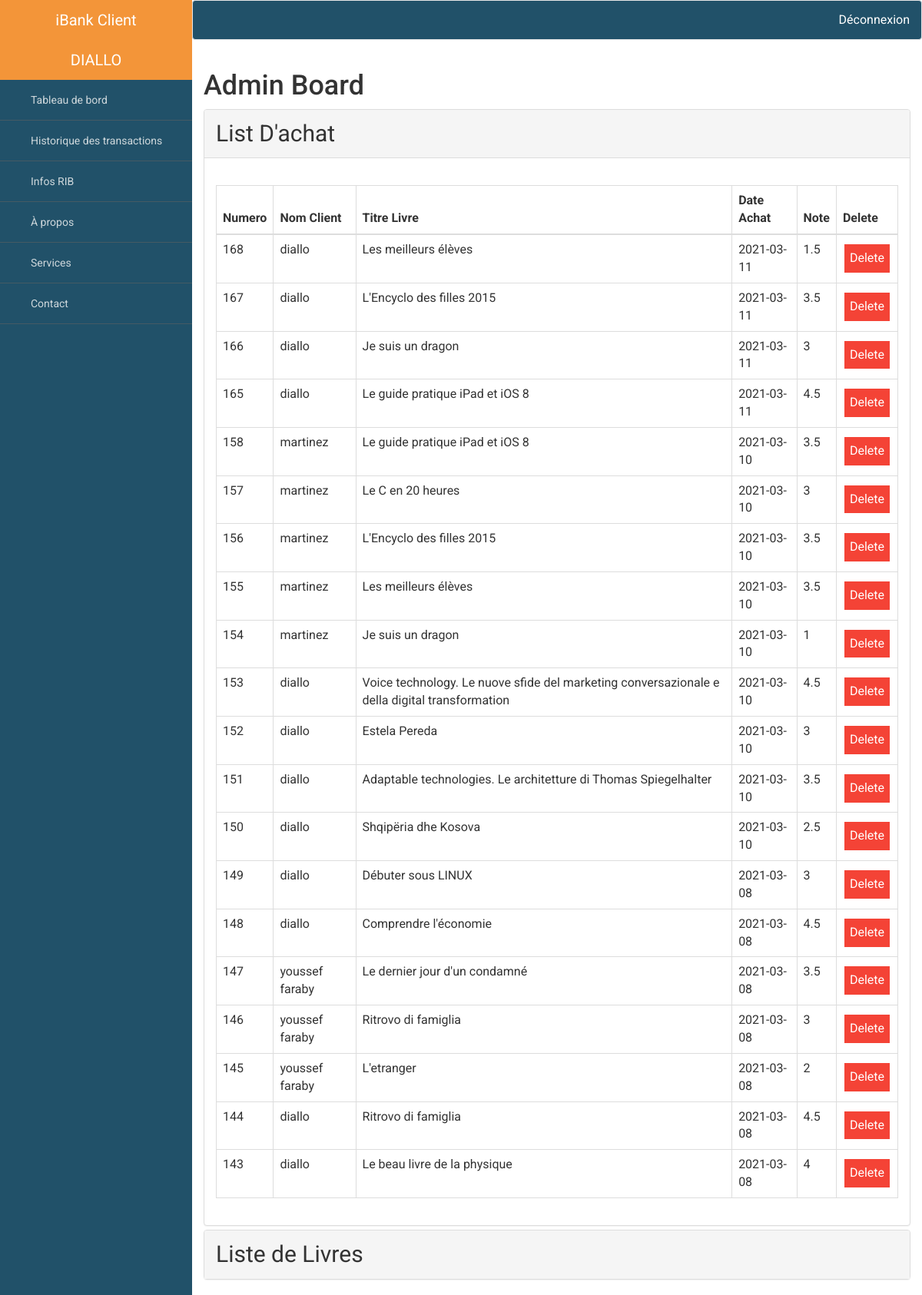
The app's page /admin.php with its own data.
### tables this page shows
CREATE TABLE `achat` (
  `id_achat` int(99) NOT NULL,
  `id_client` int(99) NOT NULL,
  `ISBN` int(99) NOT NULL,
  `date_achat` date DEFAULT NULL,
  `evaluer` float DEFAULT NULL
);

CREATE TABLE `client` (
  `id_client` int(99) NOT NULL,
  `nom_client` varchar(17) NOT NULL,
  `Email` varchar(75) NOT NULL,
  `adresse` text DEFAULT NULL,
  `Nb_achat` int(99) DEFAULT 0,
  `Date_inscription` date DEFAULT NULL,
  `MDP` varchar(20) NOT NULL,
  `nationalite` varchar(50) DEFAULT NULL,
  `age` int(11) DEFAULT NULL,
  `sexe` varchar(50) DEFAULT NULL
);

CREATE TABLE `livre` (
  `ISBN` int(99) NOT NULL,
  `titre_livre` varchar(100) DEFAULT NULL,
  `type_livre` varchar(200) DEFAULT NULL,
  `img_livre` longtext DEFAULT NULL,
  `Paragraphe` longtext DEFAULT NULL,
  `cat_pay` varchar(50) DEFAULT NULL,
  `nb_achat` int(10) NOT NULL DEFAULT 0,
  `note` float NOT NULL DEFAULT 3.5
);

### admin.php (the view, shortened to what this page needs)
<!DOCTYPE html>
<html lang="en">
<head>
    <link rel="stylesheet" href="https://maxcdn.bootstrapcdn.com/bootstrap/3.4.1/css/bootstrap.min.css">
    <link rel="stylesheet" type="text/css" href="http://ajax.aspnetcdn.com/ajax/jquery.dataTables/1.9.0/css/jquery.dataTables.css">
    <link rel="stylesheet" type="text/css" href="http://ajax.aspnetcdn.com/ajax/jquery.dataTables/1.9.0/css/jquery.dataTables_themeroller.css">
</head>
<body>
<div id="viewport">
  <div id="sidebar">
    <header>
      <a href="#">iBank Client</a>
      <a href="">
           <?php echo 'DIALLO'?></a>
    </header>
    <ul class="nav">
      <li>
        <a href="#">
          <i class="zmdi zmdi-view-dashboard"></i> Tableau de bord
        </a>
      </li>
      <li>
        <a href="#">
          <i class="zmdi zmdi-widgets"></i> Historique des transactions
        </a>
      </li>
      <li>
        <a href="#">
          <i class="zmdi zmdi-calendar"></i> Infos RIB
        </a>
      </li>
      <li>
        <a href="#">
          <i class="zmdi zmdi-info-outline"></i> À propos
        </a>
      </li>
      <li>
        <a href="#">
          <i class="zmdi zmdi-settings"></i> Services
        </a>
      </li>
      <li>
        <a href="#">
          <i class="zmdi zmdi-comment-more"></i> Contact
        </a>
      </li>
    </ul>
  </div>
  <div id="content">
    <nav class="navbar navbar-default" id="bar">
      <div class="container-fluid">
        <ul class="nav navbar-nav navbar-right">
          <li>
            <a href="#"><i class="icofont-logout" style="color:white; wh"></i></i>
            </a>
          </li>
          <li><a href="logout.php" style="color:white"
         >Déconnexion</a></li>
        </ul>
      </div>
    </nav>
    <div class="container-fluid">
      <h1>Admin Board</h1>
      <div class="panel-group" id="accordion">
  <div class="panel panel-default">
    <div class="panel-heading">
      <div class="panel-title" style="font-size:30px; display:flex">
          <a data-toggle="collapse" data-parent="#accordion" href="#collapse1" style="text-decoration: none;">
       List D'achat
        </a>
      </div>
    </div>
    <div id="collapse1" class="panel-collapse collapse in">
      <div class="panel-body">
      <table id="example"  class="table table-bordered" style="width:100%; margin-top:20px">
                <thead>
                    <tr>
                       <th>Numero</th>
                        <th>Nom Client</th>
                        <th>Titre Livre</th>
                        <th>Date Achat</th>
                        <th>Note</th>
                        <th>Delete</th>
                    </tr>
                </thead>
                <tbody>
                    <?php
                    $myPDO = new PDO('mysql:host=localhost;dbname=biblio_v2', 'root', '');
                    $query = "SELECT DISTINCT *
                    FROM achat a
                    JOIN client c
                    ON c.id_client = a.id_client
                    JOIN livre l
                    ON l.isbn = a.isbn ORDER BY id_achat DESC LIMIT 20";
                    $statement = $myPDO->prepare($query);
                    $statement->execute();
                    $count = $statement->rowCount();
                    if($count > 0)
                    {
                      $operation_Info = $statement->fetchAll();
                      foreach ($operation_Info as $opera){
                      ?>
                          <tr>
                            <td><?php echo $opera['id_achat'];?></td>
                            <td><?php echo $opera['nom_client'];?></td>
                            <td><?php echo $opera['titre_livre'];?></td>
                            <td><?php echo " ". $opera['date_achat']; " "?></td>
                            <td><?php echo $opera['evaluer'];?></td>
                            <td><?php  echo "<a  class='button' style='background-color: #f44336' href=\"delete.php?id=".$opera['id_achat']."\">Delete</a>";?></td>
                          </tr>
                      <?php
                        }
                      }
                      else{
                        echo 'badddd';
                      }
                      ?>
                </tbody>
          </table>
      </div>
    </div>
  </div>
  <div class="panel panel-default">
    <div class="panel-heading">
      <div class="panel-title" style="font-size:30px">
        <a data-toggle="collapse" data-parent="#accordion" href="#collapse3" style="text-decoration: none;">
        Liste de Livres</a>
      </div>
    </div>
  </div>
</div>
    </div>
  </div>
</div>
</body>
</html>

### admin.php (style rules this page uses)
body { overflow-x: hidden; font-family: 'Roboto', sans-serif; font-size: 16px; }
#viewport { padding-left: 250px; -webkit-transition: all 0.5s ease; -moz-transition: all 0.5s ease; -o-transition: all 0.5s ease; transition: all 0.5s ease; }
#content { width: 100%; position: relative; margin-right: 0; }
#sidebar { z-index: 1000; position: fixed; left: 250px; width: 250px; height: 100%; margin-left: -250px; overflow-y: auto; background: #215169; -webkit-transition: all 0.5s ease; -moz-transition: all 0.5s ease; -o-transition: all 0.5s ease; transition: all 0.5s ease; }
#sidebar header { background-color: #F39539; font-size: 20px; line-height: 52px; color: black; text-align: center; }
#sidebar header a { color: #fff; display: block; text-decoration: none; }
.button { background-color: #4CAF50; border: none; color: white; padding: 7px 7px; text-align: center; text-decoration: none; display: inline-block; font-size: 16px; margin: 4px 2px; cursor: pointer; }
#sidebar .nav a { background: none; border-bottom: 1px solid #455A64; color: #CFD8DC; font-size: 14px; padding: 16px 24px; }
#bar { background: #215169; color: white; }
a { text-decoration: inherit; }

### records on screen
achat: id_achat "168", id_client.nom_client "diallo", ISBN.titre_livre "Les meilleurs élèves", date_achat "2021-03-11", evaluer "1.5"
achat: id_achat "167", id_client.nom_client "diallo", ISBN.titre_livre "L'Encyclo des filles 2015", date_achat "2021-03-11", evaluer "3.5"
achat: id_achat "166", id_client.nom_client "diallo", ISBN.titre_livre "Je suis un dragon", date_achat "2021-03-11", evaluer "3"
achat: id_achat "165", id_client.nom_client "diallo", ISBN.titre_livre "Le guide pratique iPad et iOS 8", date_achat "2021-03-11", evaluer "4.5"
achat: id_achat "158", id_client.nom_client "martinez", ISBN.titre_livre "Le guide pratique iPad et iOS 8", date_achat "2021-03-10", evaluer "3.5"
achat: id_achat "157", id_client.nom_client "martinez", ISBN.titre_livre "Le C en 20 heures", date_achat "2021-03-10", evaluer "3"
achat: id_achat "156", id_client.nom_client "martinez", ISBN.titre_livre "L'Encyclo des filles 2015", date_achat "2021-03-10", evaluer "3.5"
achat: id_achat "155", id_client.nom_client "martinez", ISBN.titre_livre "Les meilleurs élèves", date_achat "2021-03-10", evaluer "3.5"
achat: id_achat "154", id_client.nom_client "martinez", ISBN.titre_livre "Je suis un dragon", date_achat "2021-03-10", evaluer "1"
achat: id_achat "153", id_client.nom_client "diallo", ISBN.titre_livre "Voice technology. Le nuove sfide del marketing conversazionale e della digital transformation", date_achat "2021-03-10", evaluer "4.5"
achat: id_achat "152", id_client.nom_client "diallo", ISBN.titre_livre "Estela Pereda", date_achat "2021-03-10", evaluer "3"
achat: id_achat "151", id_client.nom_client "diallo", ISBN.titre_livre "Adaptable technologies. Le architetture di Thomas Spiegelhalter", date_achat "2021-03-10", evaluer "3.5"
achat: id_achat "150", id_client.nom_client "diallo", ISBN.titre_livre "Shqipëria dhe Kosova", date_achat "2021-03-10", evaluer "2.5"
achat: id_achat "149", id_client.nom_client "diallo", ISBN.titre_livre "Débuter sous LINUX", date_achat "2021-03-08", evaluer "3"
achat: id_achat "148", id_client.nom_client "diallo", ISBN.titre_livre "Comprendre l'économie", date_achat "2021-03-08", evaluer "4.5"
achat: id_achat "147", id_client.nom_client "youssef faraby", ISBN.titre_livre "Le dernier jour d'un condamné", date_achat "2021-03-08", evaluer "3.5"
achat: id_achat "146", id_client.nom_client "youssef faraby", ISBN.titre_livre "Ritrovo di famiglia", date_achat "2021-03-08", evaluer "3"
achat: id_achat "145", id_client.nom_client "youssef faraby", ISBN.titre_livre "L'etranger", date_achat "2021-03-08", evaluer "2"
achat: id_achat "144", id_client.nom_client "diallo", ISBN.titre_livre "Ritrovo di famiglia", date_achat "2021-03-08", evaluer "4.5"
achat: id_achat "143", id_client.nom_client "diallo", ISBN.titre_livre "Le beau livre de la physique", date_achat "2021-03-08", evaluer "4"
